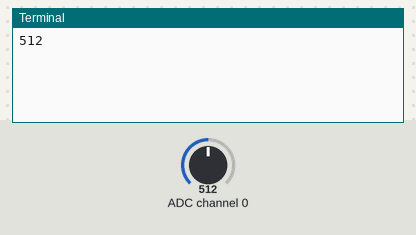
Bench run of a program on a simulated Raspberry Pi (BCM pin numbers). On the bench: the last lines printed to the terminal. The inputs (shaded band) are chosen by the test bench; at power-on: ADC channel 0 = 512 (analog values on the 0–1023 scale).

Above: at 1.2 s.
1.3 s: ADC channel 0 set to 716
At 5.9 s:
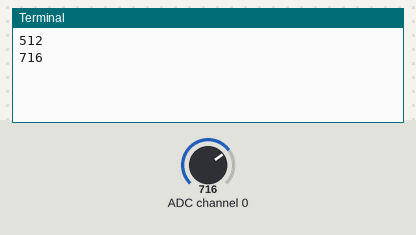
7.3 s: ADC channel 0 set to 900
At 10.9 s:
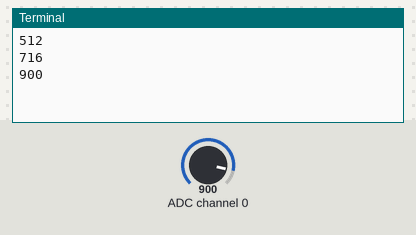
Timing chart, 0 to 12.4 s (numbered marks = the images above; inputs shaded):
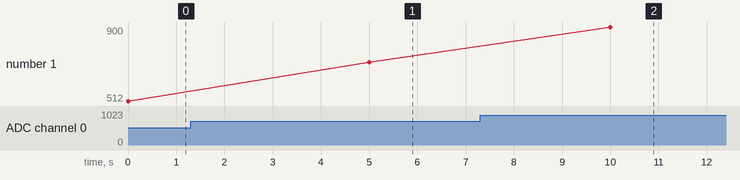

The program:

6.6_SPI.py
```python
import spidev
import time

spi = spidev.SpiDev()
spi.open(0,0)
spi.max_speed_hz = 1000000

def readSPI (channel):
    adc = spi.xfer2([1, (8+channel)<<4 ,0])
    data = ((adc[1] & 3) << 8) + adc[2]
    return(data)

channelLDR = 0

while True:
    licht_intensiteit = readSPI(channelLDR)
    print(licht_intensiteit)
    time.sleep(5)
```

Measured:
- after the input at 1.3 s, the terminal: prints a new line after 3.7 s (image 1)
- after the input at 7.3 s, the terminal: prints a new line after 2.7 s (image 2)
- plotted number 1: 512 → 716 after the input at 1.3 s, 716 → 900 after the input at 7.3 s
